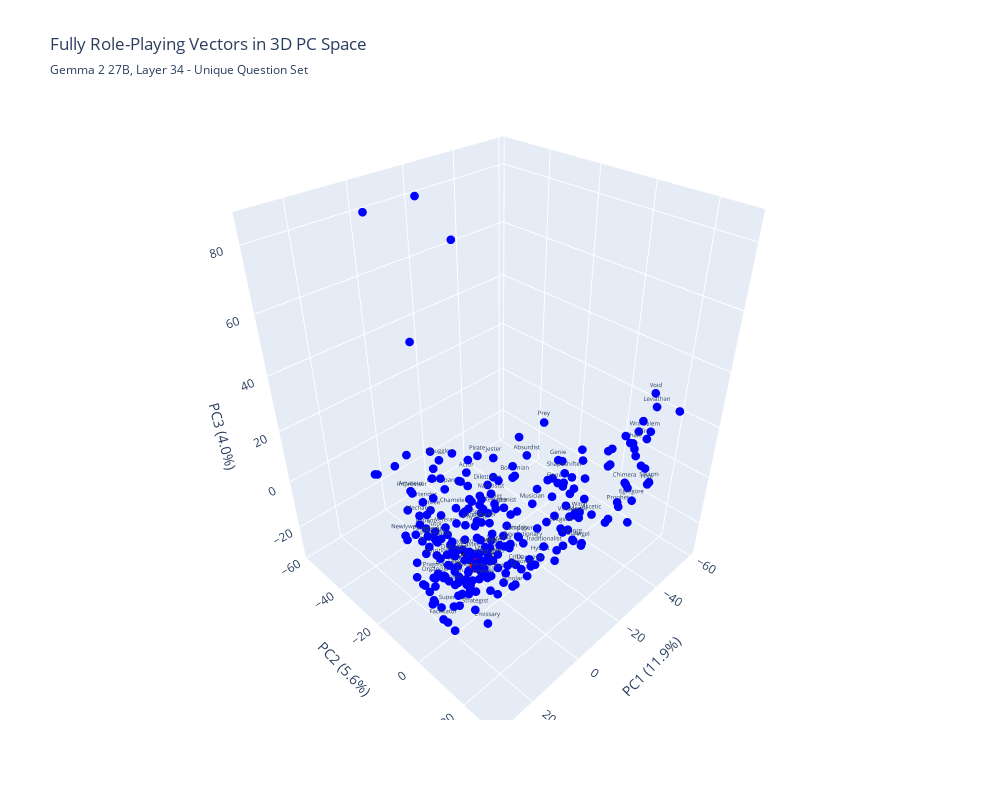

The cell this chart's notebook holds for it:
### Code cell
if assistant:
    fig_3d = plot_3d_pca(pca_results, role_labels, layer, dir, type, assistant_activation=asst_projected[0])
    fig_3d.show()
    fig_3d.write_html(f"{output_dir}/3d_pca_assistant.html")
else:
    fig_3d = plot_3d_pca(pca_results, role_labels, layer, dir, type)
    fig_3d.show()
    fig_3d.write_html(f"{output_dir}/3d_pca.html")

### Figure 1 — Plotly figure (JSON) as saved in the notebook; plotly's stock layout.template omitted (floating-point values rounded to 4 significant figures; data arrays with more than 128 entries replaced by an {"elided": "..."} marker saying what was removed)
{"data": [{"hovertemplate": "<b>%{hovertext}</b><br>PC1: %{x:.3f}<br>PC2: %{y:.3f}<br>PC3: %{z:.3f}<br><extra></extra>", "hovertext": {"elided": "269 str values"}, "marker": {"color": "blue", "size": 3}, "mode": "markers+text", "showlegend": false, "text": {"elided": "269 str values"}, "textfont": {"size": 6}, "textposition": "top center", "type": "scatter3d", "x": {"elided": "269 float values"}, "y": {"elided": "269 float values"}, "z": {"elided": "269 float values"}}, {"hovertemplate": "<b>Assistant</b><br>PC1: %{x:.3f}<br>PC2: %{y:.3f}<br>PC3: %{z:.3f}<br><extra></extra>", "marker": {"color": "red", "opacity": 1, "size": 5}, "mode": "markers+text", "showlegend": false, "text": ["Assistant"], "textfont": {"color": "black", "size": 8}, "textposition": "top center", "type": "scatter3d", "x": [17.5], "y": [8.295], "z": [0.9469]}], "layout": {"height": 800, "legend": {"itemsizing": "constant", "itemwidth": 30}, "scene": {"xaxis": {"title": {"text": "PC1 (11.9%)"}}, "yaxis": {"title": {"text": "PC2 (5.6%)"}}, "zaxis": {"title": {"text": "PC3 (4.0%)"}}}, "title": {"subtitle": {"text": "Gemma 2 27B, Layer 34 - Unique Question Set"}, "text": "Fully Role-Playing Vectors in 3D PC Space"}, "width": 1000}}
